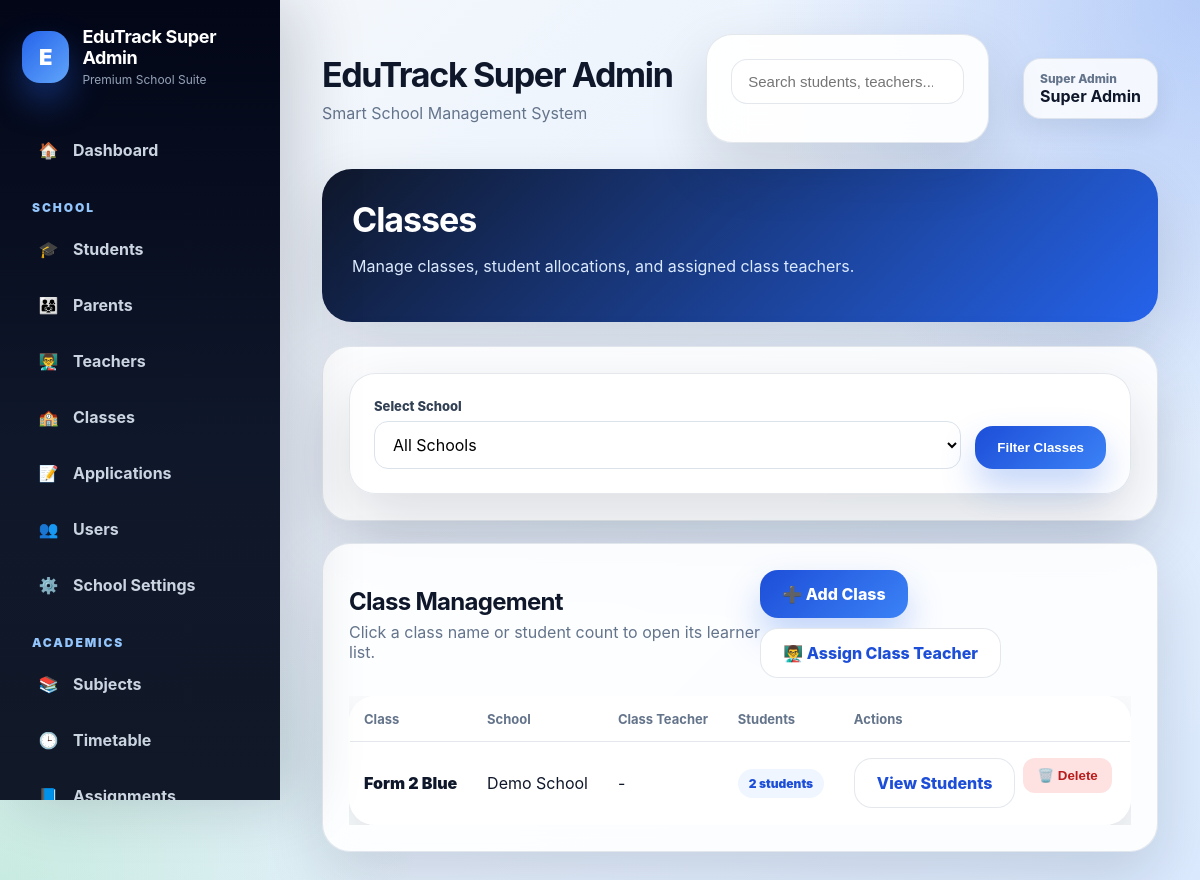
Page /classes (signed in) on the committed database.
### tables this page shows
CREATE TABLE school_classes (
                    id INTEGER PRIMARY KEY AUTOINCREMENT,
                    school_id INTEGER,
                    class_name TEXT, class_teacher_id INTEGER,
                    UNIQUE(school_id, class_name)
                );

### app.py (the view, shortened to what this page needs)
@app.route("/classes")
@login_required
@roles_required("school_admin", "super_admin", "teacher")
def classes():
    school_id = session.get("school_id")
    role = session.get("role")
    selected_school = request.args.get("school_id")
    if role == "super_admin":
        schools = fetch_all("SELECT * FROM schools ORDER BY school_name")
        query = """
            SELECT sc.id, sc.school_id, sc.class_name, s.school_name,
                   COUNT(st.id) AS total_students
            FROM school_classes sc
            LEFT JOIN schools s ON sc.school_id = s.id
            LEFT JOIN students st
                ON st.school_id = sc.school_id
                AND LOWER(TRIM(st.class_name)) = LOWER(TRIM(sc.class_name))
        """
        params = []
        if selected_school:
            query += " WHERE sc.school_id = ?"
            params.append(selected_school)
        query += """
            GROUP BY sc.id, sc.school_id, sc.class_name, s.school_name
            ORDER BY s.school_name, sc.class_name
        """
        class_rows = fetch_all(query, tuple(params))
        return render_template(
            "classes.html",
            classes=class_rows,
            schools=schools,
            selected_school=selected_school
        )

### app.py (called while the page is built)
@app.after_request
def add_security_headers(response):
    response.headers["X-Frame-Options"] = "DENY"
    response.headers["X-Content-Type-Options"] = "nosniff"
    response.headers["Referrer-Policy"] = "strict-origin-when-cross-origin"
    return response

### utils/auth.py (called while the page is built, shortened)
def login_required(f):
    @wraps(f)
    def wrapper(*args, **kwargs):
        if "user_id" not in session:
            flash("Please log in first.", "warning")
            return redirect(url_for("login"))
        school_id = session.get("school_id")
        role = session.get("role")
        return f(*args, **kwargs)
    return wrapper

def roles_required(*allowed_roles):
    def decorator(f):
        @wraps(f)
        def wrapper(*args, **kwargs):
            if "user_id" not in session:
                flash("Please log in first.", "warning")
                return redirect(url_for("login"))
            role = session.get("role")
            return f(*args, **kwargs)
        return wrapper
    return decorator

### utils/db.py (called while the page is built)
def is_postgres():
    return os.environ.get("DATABASE_URL") is not None

def get_db():
    if is_postgres():
        return psycopg2.connect(
            os.environ.get("DATABASE_URL"),
            cursor_factory=RealDictCursor
        )
    conn = sqlite3.connect(DB_PATH)
    conn.row_factory = sqlite3.Row
    return conn

def convert_query(query: str) -> str:
    if is_postgres():
        return query.replace("?", "%s")
    return query

def fetch_all(query, params=()):
    conn = get_db()
    cursor = conn.cursor()
    cursor.execute(convert_query(query), params)
    rows = cursor.fetchall()
    conn.close()
    return rows

### templates/classes.html (shortened to what this page needs)
{% extends "base_premium.html" %}
{% block content %}
<div class="classes-page">
  <div class="page-header-card">
    <h1>Classes</h1>
    <p>
      Manage classes, student allocations, and assigned class teachers.
    </p>
  </div>
  {% if session.get("role") == "super_admin" %}
  <div class="premium-card classes-filter-card">
    <form
      method="GET"
      action="{{ url_for('classes') }}"
      class="classes-filter-form"
    >
      <div>
        <label for="school_id">
          Select School
        </label>
        <select
          id="school_id"
          name="school_id"
        >
          <option value="">
            All Schools
          </option>
        </select>
      </div>
      <button
        type="submit"
        class="premium-btn"
      >
        Filter Classes
      </button>
    </form>
  </div>
  {% endif %}
  <div class="premium-card">
    <div class="section-title">
      <div>
        <h2>Class Management</h2>
        <p style="margin:6px 0 0;color:#64748b;">
          Click a class name or student count to open its learner list.
        </p>
      </div>
      <div class="action-row">
        <a
          href="{{ url_for('add_class') }}"
          class="premium-btn"
        >
          ➕ Add Class
        </a>
        <a
          href="{{ url_for('assign_class_teacher') }}"
          class="premium-btn premium-btn-light"
        >
          👨‍🏫 Assign Class Teacher
        </a>
      </div>
    </div>
    {% if classes %}
    <div class="table-responsive">
      <table class="premium-table">
        <thead>
          <tr>
            <th>Class</th>
            {% if session.get("role") == "super_admin" %}
            <th>School</th>
            {% endif %}
            <th>Class Teacher</th>
            <th>Students</th>
            <th>Actions</th>
          </tr>
        </thead>
        <tbody>
          {% for cls in classes %}
          <tr>
            <td>
              <a
                href="{{ url_for(
                  'class_students',
                  class_name=cls.class_name
                ) }}"
                class="class-name-link"
              >
                {{ cls.class_name or 'Class' }}
              </a>
            </td>
            {% if session.get("role") == "super_admin" %}
            <td>
              {{ cls.school_name or '-' }}
            </td>
            {% endif %}
            <td>
              {{ cls.class_teacher_name
                 or cls.teacher_name
                 or cls.assigned_teacher
                 or cls.teacher_full_name
                 or cls.full_name
                 or cls.class_teacher
                 or '-' }}
            </td>
            <td>
              <a
                href="{{ url_for(
                  'class_students',
                  class_name=cls.class_name
                ) }}"
                class="student-count-badge"
              >
                {{ cls.total_students or 0 }} students
              </a>
            </td>
            <td>
              <div class="class-actions">
                <a
                  href="{{ url_for(
                    'class_students',
                    class_name=cls.class_name
                  ) }}"
                  class="premium-btn premium-btn-light"
                >
                  View Students
                </a>
                {% if session.get("role") == "super_admin" %}
                <form
                  method="POST"
                  action="{{ url_for(
                    'delete_class',
                    class_id=cls.id
                  ) }}"
                  onsubmit="return confirm(
                    'Delete this class? This is only allowed when no students are assigned.'
                  );"
                >
                  <button
                    type="submit"
                    class="class-delete-button"
                  >
                    🗑️ Delete
                  </button>
                </form>
                {% endif %}
              </div>
            </td>
          </tr>
          {% endfor %}
        </tbody>
      </table>
    </div>
    {% else %}
    <div class="empty-box">
      No classes found yet.
    </div>
    {% endif %}
  </div>
</div>
{% endblock %}

### templates/classes.html (style rules this page uses)
.classes-page { width: 100%; }
.classes-filter-card { margin-bottom: 22px; }
.classes-filter-form { display: grid; grid-template-columns: minmax(240px, 1fr) auto; gap: 14px; align-items: end; }
.classes-filter-form label { display: block; margin-bottom: 7px; color: #334155; font-size: 13px; font-weight: 800; }
.classes-filter-form select { width: 100%; min-height: 48px; margin: 0; padding: 12px 14px; border: 1px solid #dbe2ea; border-radius: 14px; background: #ffffff; font: inherit; }
.class-name-link { color: #0f172a; font-weight: 900; text-decoration: none; }
.student-count-badge { display: inline-flex; align-items: center; padding: 7px 11px; border-radius: 999px; background: #eff6ff; color: #1d4ed8; font-size: 12px; font-weight: 900; text-decoration: none; }
.class-actions { display: flex; flex-wrap: wrap; gap: 8px; }
.class-actions form { margin: 0; padding: 0; border: none; background: transparent; box-shadow: none; }
.class-delete-button { border: none; border-radius: 12px; padding: 10px 14px; background: #fee2e2; color: #b91c1c; font-weight: 800; cursor: pointer; }

### rows in the picture
school_classes: class_name "Form 2 Blue", school_name "Demo School", class_teacher_name "-", total_students "2"

### other values in the picture
{{ session.get("school_name", "EduTrack") }} "EduTrack Super Admin"
{{ session.get('role', 'user')|replace('_', ' ')|title }} "Super Admin"
{{ session.get('full_name') or session.get('username') }} "Super Admin"
